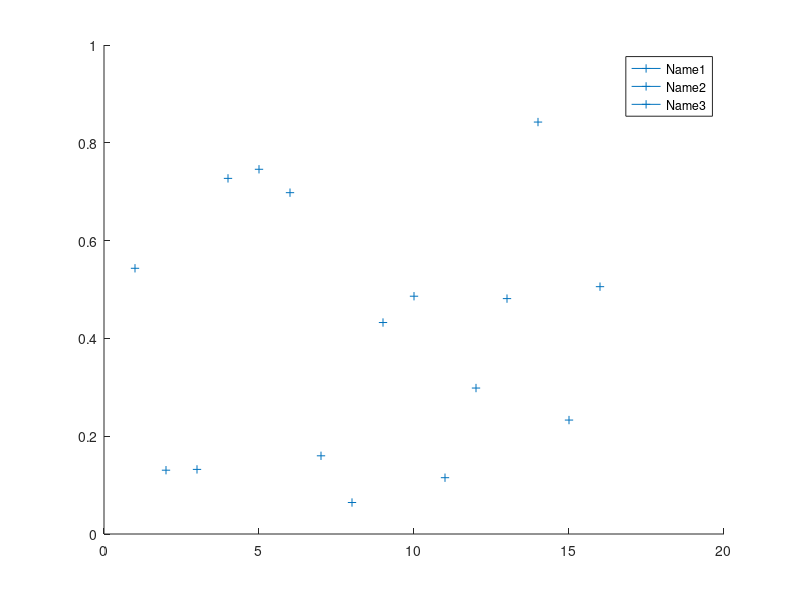

Write MATLAB code to recreate this figure.
data = rand(1, 160);
figure;
hold('all');
MarkerOrder = '+o*x';
MarkerIndex = 1;
ColorOrder  = lines(6);  % see "doc colormap"
ColorIndex  = 1;
H = zeros(1, 16);  % Store handles
for i = 1:16
  H(i) = plot(i, data(i), ...
              'Marker', MarkerOrder(MarkerIndex), ...
              'Color', ColorOrder(ColorIndex, :));
  ColorIndex = ColorIndex + 1;
  if ColorIndex > size(ColorIndex, 1)
    ColorIndex  = 1;
    MarkerIndex = MarkerIndex + 1;
    if MarkerIndex > size(MarkerIndex, 2)
       MarkerIndex = 1;
    end
  end
end
legend(H, {'Name1', 'Name2', 'Name3'}); 